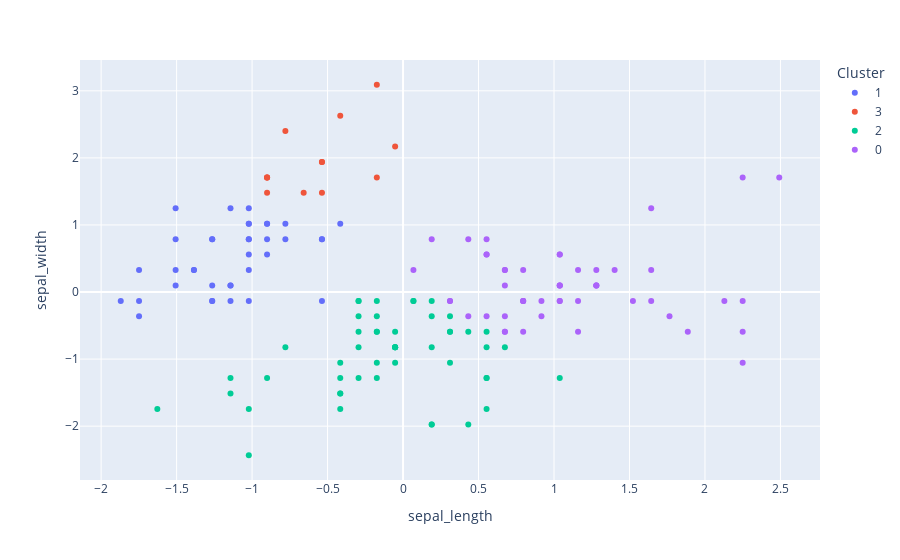

Notebook source saved alongside this figure:
### Code cell
kmeans = KMeans(4)
kmeans.fit(x)
clusters_identificados = kmeans.fit_predict(x)
datos_con_clusters = datos.copy()
datos_con_clusters['sepal_length'] = x.T[0]
datos_con_clusters['sepal_width'] = x.T[1]
datos_con_clusters['Cluster'] = clusters_identificados
datos_con_clusters["Cluster"] = datos_con_clusters["Cluster"].astype("category")

fig = px.scatter(datos_con_clusters, 
                 x = "sepal_length", 
                 y = "sepal_width", 
                 color = "Cluster",
#                 size = '', 
                )
fig.show()

### Figure 1 — Plotly figure (JSON) as saved in the notebook; plotly's stock layout.template omitted (floating-point values rounded to 4 significant figures)
{"data": [{"hovertemplate": "Cluster=1<br>sepal_length=%{x}<br>sepal_width=%{y}<extra></extra>", "legendgroup": "1", "marker": {"color": "#636efa", "symbol": "circle"}, "mode": "markers", "name": "1", "orientation": "v", "showlegend": true, "type": "scatter", "x": [-0.9007, -1.143, -1.385, -1.507, -1.022, -1.507, -1.022, -1.749, -1.143, -1.264, -1.264, -1.87, -0.9007, -0.5372, -1.507, -0.9007, -1.264, -1.022, -1.022, -0.7795, -0.7795, -1.385, -1.264, -0.5372, -1.143, -1.022, -0.416, -1.143, -1.749, -0.9007, -1.022, -1.749, -1.022, -1.264, -1.507, -1.022, -0.5372], "xaxis": "x", "y": [1.019, -0.132, 0.3284, 0.09822, 1.249, 0.7888, 0.7888, -0.3622, 0.09822, 0.7888, -0.132, -0.132, 1.019, 0.7888, 1.249, 0.5586, 0.7888, -0.132, 0.7888, 1.019, 0.7888, 0.3284, 0.09822, 0.7888, 0.09822, 0.3284, 1.019, 1.249, -0.132, 0.7888, 1.019, 0.3284, 1.019, -0.132, 0.3284, 0.5586, -0.132], "yaxis": "y"}, {"hovertemplate": "Cluster=3<br>sepal_length=%{x}<br>sepal_width=%{y}<extra></extra>", "legendgroup": "3", "marker": {"color": "#EF553B", "symbol": "circle"}, "mode": "markers", "name": "3", "orientation": "v", "showlegend": true, "type": "scatter", "x": [-0.5372, -0.5372, -0.05251, -0.1737, -0.5372, -0.1737, -0.9007, -0.9007, -0.7795, -0.416, -0.9007, -0.9007, -0.6583], "xaxis": "x", "y": [1.94, 1.479, 2.17, 3.091, 1.94, 1.71, 1.71, 1.479, 2.4, 2.63, 1.71, 1.71, 1.479], "yaxis": "y"}, {"hovertemplate": "Cluster=2<br>sepal_length=%{x}<br>sepal_width=%{y}<extra></extra>", "legendgroup": "2", "marker": {"color": "#00cc96", "symbol": "circle"}, "mode": "markers", "name": "2", "orientation": "v", "showlegend": true, "type": "scatter", "x": [-1.628, -0.416, -0.1737, -1.143, -0.7795, -1.022, 0.06866, 0.1898, 0.311, -0.2948, -0.2948, -0.05251, 0.4322, -0.2948, 0.311, 0.5533, 0.311, 0.1898, -0.1737, -0.416, -0.416, -0.05251, 0.1898, 0.5533, -0.2948, -0.416, -0.416, -0.05251, -1.022, -0.2948, -0.1737, -0.1737, -0.9007, -0.1737, -0.05251, -1.143, 1.038, 0.6745, -0.1737, -0.05251, 0.1898, -0.2948, 0.5533, 0.4322, 0.5533, 0.311, 0.1898, -0.05251, 0.5533, 0.06866], "xaxis": "x", "y": [-1.743, -1.743, -0.5924, -1.513, -0.8226, -2.434, -0.132, -1.974, -0.3622, -0.3622, -0.132, -0.8226, -1.974, -1.283, -0.5924, -1.283, -0.5924, -0.3622, -1.053, -1.513, -1.513, -0.8226, -0.8226, -1.743, -0.132, -1.283, -1.053, -1.053, -1.743, -0.8226, -0.132, -0.3622, -1.283, -0.5924, -0.8226, -1.283, -1.283, -0.8226, -1.283, -0.5924, -1.974, -0.5924, -0.8226, -0.5924, -0.5924, -1.053, -0.132, -0.8226, -1.283, -0.132], "yaxis": "y"}, {"hovertemplate": "Cluster=0<br>sepal_length=%{x}<br>sepal_width=%{y}<extra></extra>", "legendgroup": "0", "marker": {"color": "#ab63fa", "symbol": "circle"}, "mode": "markers", "name": "0", "orientation": "v", "showlegend": true, "type": "scatter", "x": [1.402, 0.6745, 1.28, 0.7957, 0.5533, 0.9168, 1.038, 0.06866, 0.6745, 0.9168, 1.159, 1.038, 0.1898, 1.038, 0.311, 0.4322, 0.5533, 1.523, 0.5533, 0.7957, 2.129, 1.765, 1.644, 0.7957, 1.159, 0.6745, 0.7957, 2.25, 2.25, 1.28, 2.25, 1.038, 1.644, 0.311, 0.6745, 1.644, 1.886, 2.492, 0.6745, 2.25, 0.5533, 0.6745, 1.28, 1.038, 1.28, 1.159, 1.038, 1.038, 0.7957, 0.4322], "xaxis": "x", "y": [0.3284, 0.3284, 0.09822, -0.5924, 0.5586, -0.3622, 0.09822, 0.3284, -0.3622, -0.132, -0.5924, -0.132, 0.7888, 0.09822, -0.132, -0.3622, 0.5586, -0.132, -0.3622, -0.132, -0.132, -0.3622, 1.249, 0.3284, -0.132, 0.3284, -0.132, 1.71, -1.053, 0.3284, -0.5924, 0.5586, 0.3284, -0.132, -0.5924, -0.132, -0.5924, 1.71, -0.5924, -0.132, 0.7888, 0.09822, 0.09822, 0.09822, 0.09822, 0.3284, 0.5586, -0.132, -0.132, 0.7888], "yaxis": "y"}], "layout": {"legend": {"title": {"text": "Cluster"}, "tracegroupgap": 0}, "margin": {"t": 60}, "xaxis": {"anchor": "y", "domain": [0, 1], "title": {"text": "sepal_length"}}, "yaxis": {"anchor": "x", "domain": [0, 1], "title": {"text": "sepal_width"}}}}
